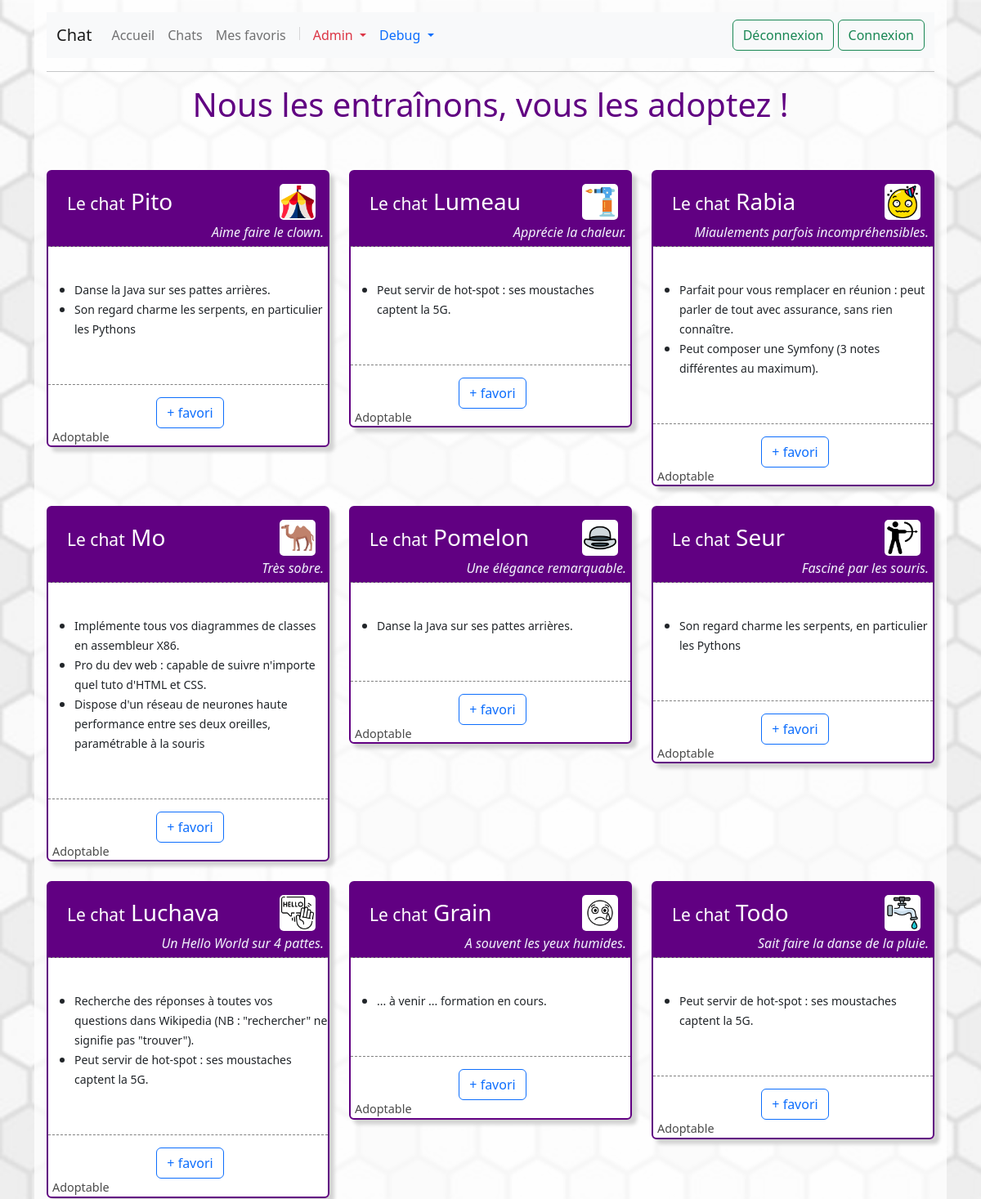
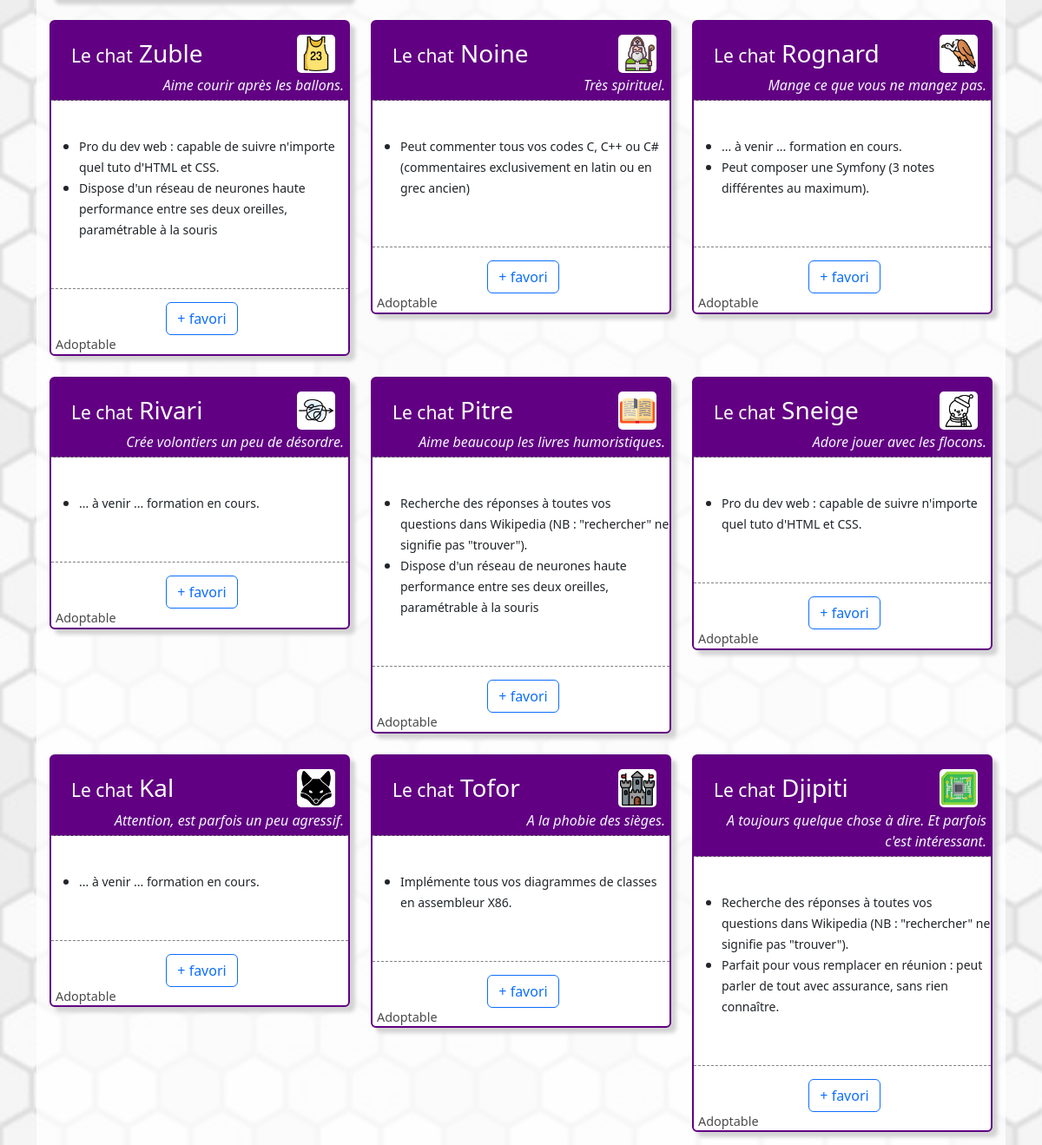
The page /pageVoirChats.php on the database its author committed (2 pictures, top to bottom).
### tables this page shows
CREATE TABLE fa_chat(
   id INT AUTO_INCREMENT,
   nom VARCHAR(50) NOT NULL,
   dateNaissance DATE,
   commentaire VARCHAR(300),
   image varchar(50) default 'chat-noir.png',
   adoptable tinyint default 1,
   PRIMARY KEY(id)
);

### pageVoirChats.php (the view, shortened to what this page needs)
<?php
require_once 'base/connexion.php';
$txt = "select * from fa_chat";
$req = $pdo->prepare($txt);
$req->execute();
$tabChats = $req->fetchAll();
$txt = "select id_competence, libelle ";
$txt .= "from fa_chat_competence inner join fa_competence on fa_chat_competence.id_competence = fa_competence.id ";
$txt .= "where id_chat = :idChat ";
$reqComp = $pdo->prepare($txt);
?>
<!DOCTYPE html>
<html lang="en">
<head>
    <link href="css/bootstrap.min.css" rel="stylesheet">
    <link href="css/chats.css" rel="stylesheet">
</head>
<body class="container fondLosanges">
    <div class='contenuPage'>
        <?php include_once "navBar.php"; ?>
        <h1 class="listeTitre"> Nous les entraînons, vous les adoptez ! </h1>
        <br><br>
        <div class="row row-cols-1 row-cols-md-3 g-4">
            <?php
            foreach ($tabChats as $chat) {
                $reqComp->execute([":idChat" => $chat["id"]]);
                $tabComp = $reqComp->fetchAll();
            ?>
                <div class='col'>
                    <div class="card">
                        <div class="card-body">
                            <div class="card-identite">
                                <img class='picto' src="img/<?= $chat['image'] ?>">
                                <h3 class="card-title"><span class="card-title-lechat">Le chat</span><?= " " . $chat["nom"] ?></h3>
                                <p class="card-text card-commentaire"><?= $chat["commentaire"] ?></p>
                            </div>
                            <div class="card-competences">
                                <p class="card-text"><br>
                                <Ul>
                                    <?php
                                    foreach ($tabComp as $comp) {
                                    ?>
                                        <li><small><?= $comp["libelle"] ?></small></li>
                                    <?php
                                    }
                                    ?>
                                </Ul>
                                <br></p>
                            </div>
                            <div class='card-favori text-center'>
                                <?php if (!in_array($chat['id'], $_SESSION['favoris'])) { ?>
                                        <button id="btnAdd<?= $chat['id'] ?>" class="btn btn-outline-primary" onclick='ajouterFavori(<?= $chat["id"] ?>)'> + favori</button>
                                    <?php } else { ?>
                                        <button id="btnAdd<?= $chat['id'] ?>" class="btn btn-outline-primary d-none" onclick='ajouterFavori(<?= $chat["id"] ?>)'> + favori</button>
                                        <button id="btnSup_<?= $chat['id'] ?>" class="btn btn-outline-danger" onclick='supprimerFavori(<?= $chat["id"] ?>)'> - favori</button>
                                <?php } ?>
                                <p class="card-text card-adoptable">
                                <?php
                                    if ($chat['adoptable'] == 1) {
                                        echo "Adoptable";
                                    }else{
                                        echo "non adoptable";
                                    }
                                ?>
                                </p>
                            </div>
                        </div>
                    </div>
                </div>
            <?php
            }
            ?>
        </div>
    </div>
</body>
</html>

### navBar.php (shortened to what this page needs)
<nav class="navbar navbar-expand-lg navbar-light bg-light">
  <div class="container-fluid">
    <a class="navbar-brand" href="#">Chat </a>
    <div class="collapse navbar-collapse" id="navbarSupportedContent">
      <ul class="navbar-nav me-auto mb-2 mb-lg-0">
      <li class="nav-item">
          <a class="nav-link" aria-current="page" href="pageAccueil.php"> Accueil</a>
        </li>
        <li class="nav-item">
          <a class="nav-link" aria-current="page" href="pageVoirChats.php"> Chats</a>
        </li>
        <li class="nav-item">
          <a class="nav-link" aria-current="page" href="pageFavoris.php"> Mes favoris</a>
        </li>
        <li class="nav-item"> <a class="nav-link"><div class="vr"></div></a> </li>
        <li class="nav-item dropdown">
          <a class="nav-link dropdown-toggle text-danger" href="#" id="navbarDropdown" role="button" data-bs-toggle="dropdown" aria-expanded="false">
            Admin
          </a>
        </li>
        <li class="nav-item dropdown">
          <a class="nav-link dropdown-toggle  text-primary" href="#" id="navbarDropdown" role="button" data-bs-toggle="dropdown" aria-expanded="false">
            Debug
          </a>
        </li>
      </ul>
    </div>
    <div>
        <span class="align-middle"><?php if (isset($_SESSION['user'])) echo $_SESSION["user"]?>&nbsp;</span>
        <a href="traitements/deconnexion.php"><button class="btn btn-outline-success">Déconnexion</button></a>
        <a href="pageConnexion.php"><button class="btn btn-outline-success">Connexion</button></a>
      </div>
  </div>
</nav>
<hr>

### css/chats.css (style rules this page uses)
.fondLosanges { background-image: url("../img/back.jpg"); background-size: cover; background-attachment: fixed; }
.listeTitre { color:rgb(97, 0, 130); text-align: center; font-weight: 200; }
.card { border: 2px solid rgb(97, 0, 130); box-shadow: 6px 6px 4px lightgrey; }
.card-body { padding:0 0 0px 0; }
.card-title { margin-left:18px; margin-top:15px; }
.card-title-lechat { font-size:75%; }
.card-identite { padding:5px; border-bottom : 1px dashed gray; background-color: rgb(97, 0, 130); color: white; }
.card-competences { border-bottom: 1px dashed gray; }
.card-favori { padding:15px 0 0 5px; }
.card-commentaire { text-align: right; color:rgb(242, 244, 252); font-style: italic; }
.card-adoptable { text-align: left; color:rgb(74, 74, 74); font-size:90%; margin-top:0; margin-bottom:0; }
.picto { display:block; position: absolute; top:15px; right:15px; padding:2px; width:44px; height:44px; border-radius: 5px; background-color: white; }
.contenuPage { padding:15px; background-color: rgba(255,255,255,0.75); min-height: 450px;; }

### rows shown on the page
fa_chat: image (picture), nom "Pito", commentaire "Aime faire le clown.", libelle "Danse la Java sur ses pattes arrières.", libelle "Son regard charme les serpents, en particulier les Pythons", adoptable "Adoptable"
fa_chat: image (picture), nom "Lumeau", commentaire "Apprécie la chaleur.", libelle "Peut servir de hot-spot : ses moustaches captent la 5G.", adoptable "Adoptable"
fa_chat: image (picture), nom "Rabia", commentaire "Miaulements parfois incompréhensibles.", libelle "Parfait pour vous remplacer en réunion : peut parler de tout avec assurance, sans rien connaître.", libelle "Peut composer une Symfony (3 notes différentes au maximum).", adoptable "Adoptable"
fa_chat: image (picture), nom "Mo", commentaire "Très sobre.", libelle "Implémente tous vos diagrammes de classes en assembleur X86.", libelle "Pro du dev web : capable de suivre n'importe quel tuto d'HTML et CSS.", libelle "Dispose d'un réseau de neurones haute performance entre ses deux oreilles, paramétrable à la souris", adoptable "Adoptable"
fa_chat: image (picture), nom "Pomelon", commentaire "Une élégance remarquable.", libelle "Danse la Java sur ses pattes arrières.", adoptable "Adoptable"
fa_chat: image (picture), nom "Seur", commentaire "Fasciné par les souris.", libelle "Son regard charme les serpents, en particulier les Pythons", adoptable "Adoptable"
fa_chat: image (picture), nom "Luchava", commentaire "Un Hello World sur 4 pattes.", libelle "Recherche des réponses à toutes vos questions dans Wikipedia (NB : \"rechercher\" ne signifie pas \"trouver\").", libelle "Peut servir de hot-spot : ses moustaches captent la 5G.", adoptable "Adoptable"
fa_chat: image (picture), nom "Grain", commentaire "A souvent les yeux humides.", libelle "... à venir ... formation en cours.", adoptable "Adoptable"
fa_chat: image (picture), nom "Todo", commentaire "Sait faire la danse de la pluie.", libelle "Peut servir de hot-spot : ses moustaches captent la 5G.", adoptable "Adoptable"
fa_chat: image (picture), nom "Zuble", commentaire "Aime courir après les ballons.", libelle "Pro du dev web : capable de suivre n'importe quel tuto d'HTML et CSS.", libelle "Dispose d'un réseau de neurones haute performance entre ses deux oreilles, paramétrable à la souris", adoptable "Adoptable"
fa_chat: image (picture), nom "Noine", commentaire "Très spirituel.", libelle "Peut commenter tous vos codes C, C++ ou C# (commentaires exclusivement en latin ou en grec ancien)", adoptable "Adoptable"
fa_chat: image (picture), nom "Rognard", commentaire "Mange ce que vous ne mangez pas.", libelle "... à venir ... formation en cours.", libelle "Peut composer une Symfony (3 notes différentes au maximum).", adoptable "Adoptable"
fa_chat: image (picture), nom "Rivari", commentaire "Crée volontiers un peu de désordre.", libelle "... à venir ... formation en cours.", adoptable "Adoptable"
fa_chat: image (picture), nom "Pitre", commentaire "Aime beaucoup les livres humoristiques.", libelle "Recherche des réponses à toutes vos questions dans Wikipedia (NB : \"rechercher\" ne signifie pas \"trouver\").", libelle "Dispose d'un réseau de neurones haute performance entre ses deux oreilles, paramétrable à la souris", adoptable "Adoptable"
fa_chat: image (picture), nom "Sneige", commentaire "Adore jouer avec les flocons.", libelle "Pro du dev web : capable de suivre n'importe quel tuto d'HTML et CSS.", adoptable "Adoptable"
fa_chat: image (picture), nom "Kal", commentaire "Attention, est parfois un peu agressif.", libelle "... à venir ... formation en cours.", adoptable "Adoptable"
fa_chat: image (picture), nom "Tofor", commentaire "A la phobie des sièges.", libelle "Implémente tous vos diagrammes de classes en assembleur X86.", adoptable "Adoptable"
fa_chat: image (picture), nom "Djipiti", commentaire "A toujours quelque chose à dire. Et parfois c'est intéressant.", libelle "Recherche des réponses à toutes vos questions dans Wikipedia (NB : \"rechercher\" ne signifie pas \"trouver\").", libelle "Parfait pour vous remplacer en réunion : peut parler de tout avec assurance, sans rien connaître.", adoptable "Adoptable"
